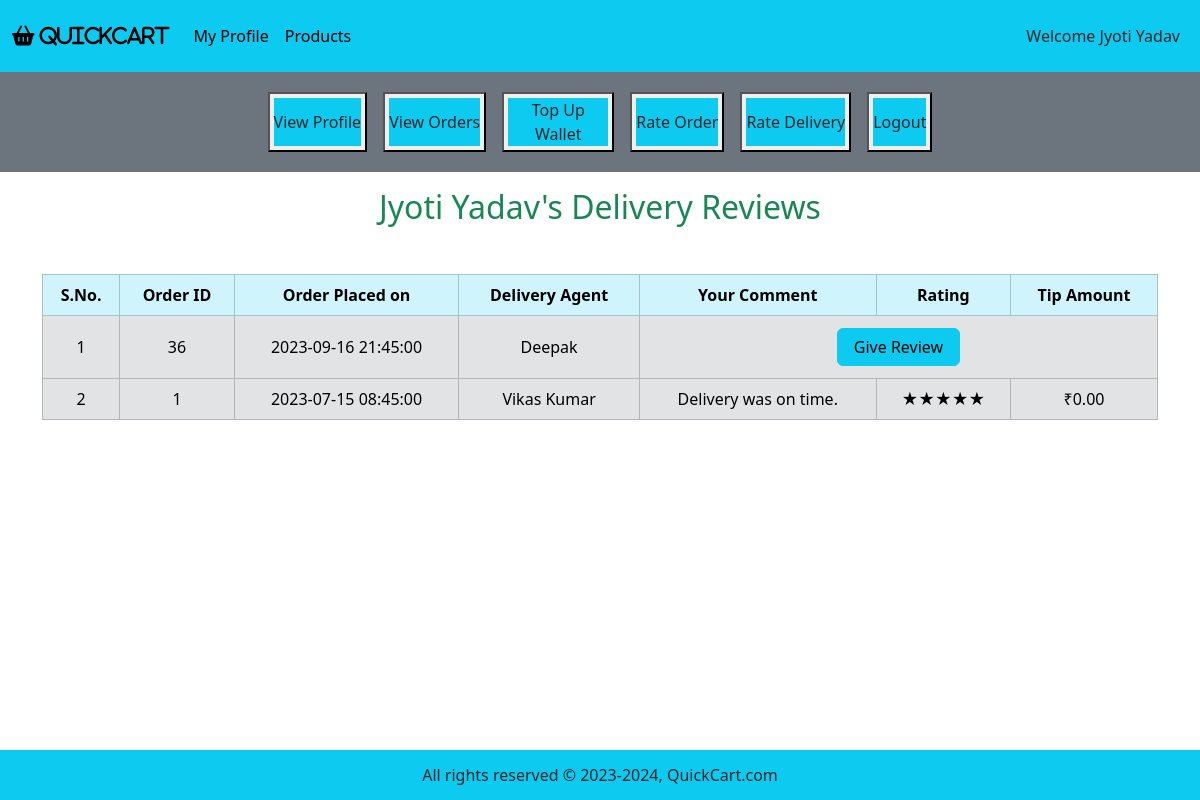
The page /customer_mode/profile_page.php?customer_id=1&rate_delivery on the database its author committed.
### tables this page shows
CREATE TABLE IF NOT EXISTS customer (
	customerID INT AUTO_INCREMENT PRIMARY KEY, 
    first_name VARCHAR(50) NOT NULL,  
    last_name VARCHAR(50),
    address_street VARCHAR(100) NOT NULL,  
	address_city VARCHAR(50) NOT NULL,
	address_state VARCHAR(50) NOT NULL,
    pincode INT NOT NULL,
    phone_no BIGINT UNIQUE NOT NULL,  
    email VARCHAR(100) UNIQUE NOT NULL,
    password VARCHAR(50) NOT NULL,
    dob DATE NOT NULL,
    age INT DEFAULT 0,  
    gender VARCHAR(10)
);

CREATE TABLE IF NOT EXISTS `order` (
	orderID INT AUTO_INCREMENT PRIMARY KEY,
    status VARCHAR(20) NOT NULL DEFAULT "Confirmed",  
    total_price DECIMAL(10, 2) NOT NULL,
    time TIMESTAMP NOT NULL DEFAULT CURRENT_TIMESTAMP,
    location VARCHAR(255) NOT NULL,
    agentPayment INT NOT NULL DEFAULT 50,
    customerID INT NOT NULL,
    agentID INT NOT NULL,
    FOREIGN KEY (customerID) REFERENCES customer(customerID),  
    FOREIGN KEY (agentID) REFERENCES deliveryAgent(agentID)  
);

CREATE TABLE IF NOT EXISTS deliveryAgent (
	agentID INT AUTO_INCREMENT PRIMARY KEY,
    first_name VARCHAR(50) NOT NULL,
    last_name VARCHAR(50),
    availabilityStatus VARCHAR(20) NOT NULL DEFAULT "Offline",  
    phone_no BIGINT UNIQUE NOT NULL,  
    email VARCHAR(100) UNIQUE NOT NULL,
    password VARCHAR(50) NOT NULL,
    dob DATE NOT NULL,
    age INT DEFAULT 0  
);

CREATE TABLE IF NOT EXISTS DeliveryReview (
	deliveryReviewID INT NOT NULL, 
    orderID INT NOT NULL,
    agentID INT NOT NULL,
    comment TEXT,
    rating INT DEFAULT 5 CHECK (rating >= 1 AND rating <= 5),
    tip DECIMAL(10, 2) DEFAULT 0,
    FOREIGN KEY (orderID) REFERENCES `order`(orderID) ON DELETE CASCADE,
    FOREIGN KEY (agentID) REFERENCES deliveryAgent(agentID) ON DELETE CASCADE 
     
);

### customer_mode/profile_page.php (the view, shortened to what this page needs)
<?php
include ('../functions/common_function.php');
if (isset ($_GET['customer_id'])) {
    $cust_id = $_GET['customer_id'];
    $get_data = "SELECT * FROM customer WHERE customerID = $cust_id;";
    $result_get = mysqli_query($con, $get_data);
    $row_data = mysqli_fetch_assoc($result_get);
    $cust_id = $row_data["customerID"];
    $cust_fname = $row_data['first_name'];
    $cust_lname = $row_data['last_name'];
    if ($cust_lname === null) {
        $cust_name = $cust_fname;
    } else {
        $cust_name = $cust_fname . ' ' . $cust_lname;
    }
}
?>
<!DOCTYPE html>
<html lang="en">
<head>
    <link href="https://cdn.jsdelivr.net/npm/bootstrap@5.3.3/dist/css/bootstrap.min.css" rel="stylesheet"
>
    <link rel="stylesheet" href="https://cdnjs.cloudflare.com/ajax/libs/font-awesome/6.5.1/css/all.min.css"
 />
    <link rel="stylesheet" href="../style.css">
</head>
<body>
    <div class="container-fluid p-0">
        <nav class="navbar navbar-expand-lg bg-info">
            <div class="container-fluid">
                <a class="navbar-brand" href="#"><i class="fa fa-shopping-basket" aria-hidden="true"> QuickCart</i></a>
                <div class="collapse navbar-collapse" id="navbarSupportedContent">
                    <ul class="navbar-nav me-auto mb-2 mb-lg-0">
                        <li class="nav-item">
                            <a class="nav-link active" aria-current="page"
                                href='profile_page.php?customer_id=<?php echo "$cust_id"; ?>'>My Profile</a>
                        </li>
                        <li class="nav-item">
                            <a class="nav-link active"
                                href='index.php?customer_id=<?php echo "$cust_id"; ?>'>Products</a>
                        </li>
                </div>
                <nav class="navbar navbar-expand-lg">
                    <ul class="navbar-nav">
                        <li class="nav-item">
                            <a href="" class="nav-link text-dark">Welcome
                                <?php echo "$cust_name"; ?>
                            </a>
                        </li>
                    </ul>
                </nav>
            </div>
        </nav>
        <div class="row">
            <div class="col-md-12 bg-secondary p-1 align-items-center">
                <div class="button text-center">
                    <button class="my-3 mx-2"><a
                            href="profile_page.php?customer_id=<?php echo "$cust_id"; ?>&view_profile"
                            class="nav-link text-dark bg-info my-1 mx-1">View Profile</a></button>
                    <button class="my-3 mx-2"><a
                            href="profile_page.php?customer_id=<?php echo "$cust_id"; ?>&view_orders"
                            class="nav-link text-dark bg-info my-1 mx-1">View Orders</a></button>
                    <button class="my-3 mx-2"><a href="profile_page.php?customer_id=<?php echo "$cust_id"; ?>&top_up"
                            class="nav-link text-dark bg-info my-1 mx-1">Top Up Wallet</a></button>
                    <button class="my-3 mx-2"><a href="profile_page.php?customer_id=<?php echo "$cust_id"; ?>&rate_order"
                            class="nav-link text-dark bg-info my-1 mx-1">Rate Order</a></button>
                    <button class="my-3 mx-2"><a href="profile_page.php?customer_id=<?php echo "$cust_id"; ?>&rate_delivery"
                            class="nav-link text-dark bg-info my-1 mx-1">Rate Delivery</a></button>
                    <button class="my-3 mx-2"><a href="../start.php"
                            class="nav-link text-dark bg-info my-1 mx-1">Logout</a></button>
                </div>
            </div>
        </div>
        <div class="container my-3">
            <?php
            if (isset ($_GET['rate_delivery'])) {
                include ('rate_delivery.php');
            }
            ?>
        </div>
        <?php
        include ("../includes/footer.php");
        ?>
    </div>
</body>
</html>

### customer_mode/rate_delivery.php (shortened to what this page needs)
<?php
$fetch_orders = "SELECT * FROM `order` WHERE customerID = $cust_id AND status = 'Delivered' ORDER BY orderID DESC;";
$result_fetch = mysqli_query($con, $fetch_orders);
$num_of_rows = mysqli_num_rows($result_fetch);
if ($num_of_rows == 0) {
    echo "<h2 class='text-center text-danger'> No orders have been delivered to you yet! </h2>";
} else {
    ?>
    <h2 class="text-center text-success">
        <?php echo "$cust_name's Delivery Reviews"; ?>
    </h2>
    <table class="table table-bordered mt-5">
        <thead class="table-info text-center text-white">
            <tr>
                <th>S.No.</th>
                <th>Order ID</th>
                <th>Order Placed on</th>
                <th>Delivery Agent</th>
                <th>Your Comment</th>
                <th>Rating</th>
                <th>Tip Amount</th>
            </tr>
        </thead>
        <tbody class="table-secondary text-white">
            <?php
            $number = 0;
            while ($fetch_row = mysqli_fetch_assoc($result_fetch)) {
                $order_id = $fetch_row["orderID"];
                $order_time = $fetch_row["time"];
                $order_agentID = $fetch_row["agentID"];
                $number++;
                $isReview = "Yes";
                $search_review = "SELECT * FROM DeliveryReview WHERE orderID = '$order_id' AND agentID = '$order_agentID';";
                $result_review = mysqli_query($con, $search_review);
                $num_of_rows = mysqli_num_rows($result_review);
                if ($num_of_rows == 0) {
                    $isReview = "No";
                } else {
                    $row_review = mysqli_fetch_assoc($result_review);
                    $comment = $row_review['comment'];
                    $rating = $row_review['rating'];
                    $tip = $row_review['tip'];
                }
                ?>
                <tr class='text-center align-middle'>
                    <?php if ($isReview == "Yes") { ?>
                        <td>
                            <?php echo "$number"; ?>
                        </td>
                        <td>
                            <?php echo "$order_id"; ?>
                        </td>
                        <td>
                            <?php echo "$order_time"; ?>
                        </td>
                        <td>
                            <?php
                            $get_agent = "SELECT * FROM deliveryAgent WHERE agentID = $order_agentID;";
                            $result_get = mysqli_query($con, $get_agent);
                            $row_agent = mysqli_fetch_assoc($result_get);
                            $agent_fname = $row_agent['first_name'];
                            $agent_lname = $row_agent['last_name'];
                            if ($agent_lname === null) {
                                $agent_name = $agent_fname;
                            } else {
                                $agent_name = $agent_fname . ' ' . $agent_lname;
                            }
                            echo "$agent_name";
                            ?>
                        </td>
                        <td>
                            <?php echo "$comment"; ?>
                        </td>
                        <td>
                            <?php
                            $stars = '';
                            $filledStars = intval($rating);
                            for ($i = 0; $i < $filledStars; $i++) {
                                $stars .= '★';
                            }
                            echo "$stars";
                            ?>
                        </td>
                        <td>
                            <?php echo "₹$tip"; ?>
                        </td>
                    <?php } else { ?>
                        <td>
                            <?php echo "$number"; ?>
                        </td>
                        <td>
                            <?php echo "$order_id"; ?>
                        </td>
                        <td>
                            <?php echo "$order_time"; ?>
                        </td>
                        <td>
                            <?php
                            $get_agent = "SELECT * FROM deliveryAgent WHERE agentID = $order_agentID;";
                            $result_get = mysqli_query($con, $get_agent);
                            $row_agent = mysqli_fetch_assoc($result_get);
                            $agent_fname = $row_agent['first_name'];
                            $agent_lname = $row_agent['last_name'];
                            if ($agent_lname === null) {
                                $agent_name = $agent_fname;
                            } else {
                                $agent_name = $agent_fname . ' ' . $agent_lname;
                            }
                            echo "$agent_name";
                            ?>
                        </td>
                        <td colspan="3">
                            <form
                                action='profile_page.php?customer_id=<?php echo "$cust_id"; ?>&give_dreview&order_id=<?php echo "$order_id"; ?>&agent_id=<?php echo"$order_agentID";?>'
                                method="post">
                                <button type="submit" class="btn btn-info my-1 px-3" name="submit_review">Give Review</button>
                            </form>
                        </td>
                    <?php }
                    ?>
                </tr>
                <?php
            }
            ?>
        </tbody>
    </table>
    <?php
}
?>

### style.css (style rules this page uses)
* { margin: 0; padding: 0; box-sizing: border-box; }

### customer_mode/profile_page.php (style rules this page uses)
body { overflow-x: hidden; }
.button { display: flex; justify-content: center; }
.button .nav-link { white-space: normal; max-width: 100px; min-height: 48px; text-align: center; display: flex; align-items: center; margin: 10px; }

### includes/footer.php (style rules this page uses)
body { margin: 0; padding: 0; min-height: 100vh; position: relative; }

### rows shown on the page
customer: cust_name "Jyoti Yadav"
order: orderID "36", time "2023-09-16 21:45:00", agentID.first_name "Deepak"
order: orderID "1", time "2023-07-15 08:45:00", agentID.last_name "Vikas Kumar", deliveryreview.comment "Delivery was on time.", stars "★★★★★", deliveryreview.tip "0.00"
